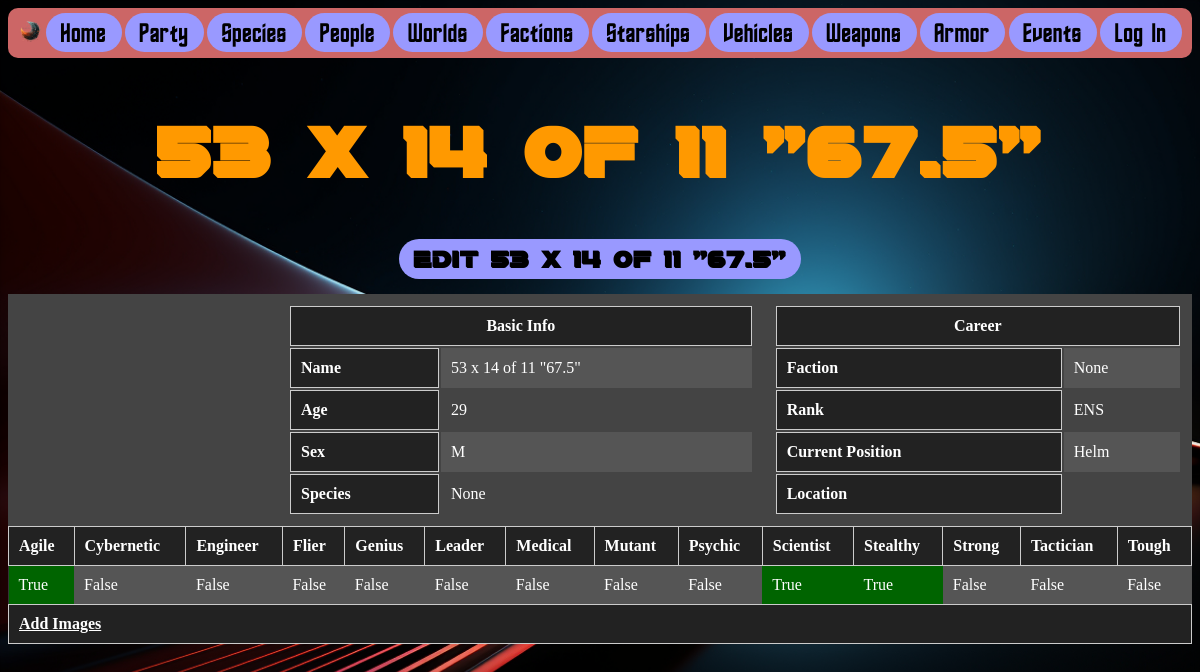
The page /people/8/ on the database its author committed.
### people/models.py (models this page shows, shortened)
class Person(models.Model):
    name = models.CharField(max_length=50)
    age = models.IntegerField()
    sex = models.CharField(max_length=50, default='None')
    species = models.ForeignKey('species.Species', on_delete=models.CASCADE, blank=True, null=True)
    faction = models.ForeignKey('factions.Faction', on_delete=models.SET_NULL, blank=True, null=True)
    rank = models.CharField(max_length=50, blank=True)
    position = models.CharField(max_length=50, blank=True)
    weapons = models.ManyToManyField('weapons.Weapon', blank=True)
    armors = models.ManyToManyField('armor.Armor', blank=True)
    bio = models.TextField(blank=True)
    image = models.ImageField(upload_to='people/images/', blank=True)
    stats = models.ForeignKey('Statset', on_delete=models.SET_NULL, blank=True, null=True)
    skills = models.ForeignKey('Skillset', on_delete=models.SET_NULL, blank=True, null=True)
    tactician = models.BooleanField(default=False)
    medical = models.BooleanField(default=False)
    scientist = models.BooleanField(default=False)
    engineer = models.BooleanField(default=False)
    strong = models.BooleanField(default=False)
    tough = models.BooleanField(default=False)
    agile = models.BooleanField(default=False)
    stealthy = models.BooleanField(default=False)
    cybernetic = models.BooleanField(default=False)
    leader = models.BooleanField(default=False)
    genius = models.BooleanField(default=False)
    psychic = models.BooleanField(default=False)
    flier = models.BooleanField(default=False)
    mutant = models.BooleanField(default=False)
    location = models.CharField(max_length=50, blank=True)
    additional_images = models.ManyToManyField('PersonImage', blank=True)
    hidden = models.BooleanField(default=False)

### people/views.py (the view)
# urls.py: path("<int:id>/", views.person_page, name="person_page"),
def person_page(request, id):
    current_person = Person.objects.get(id=id)
    context = {
        'current_person': current_person,
    }
    return render(request, 'person.html', context)

### people/templates/person.html (shortened to what this page needs)
{% include 'navbar.html' %}
{% load mathfilters %}
{% load group_check %}
{% block content %}
<h1 class="app_name">{{ current_person.name }}</h1>
<h2 class="index_menu"><a href="{% url 'edit_person' current_person.id%}">Edit {{current_person.name}}</a></h2>
    <div style="width: 100%;">
        <table class="sci-fi-list">
            <tr style="vertical-align: top;">
                <td rowspan="3" style="vertical-align: middle; width: 250px;">
                </td>
                <td colspan="3">
                    <table style="vertical-align: top; width: 100%;">
                        <th colspan="2" style="text-align: center;">Basic Info</th>
                        <tr>
                            <th>Name</th>
                            <td>{{ current_person.name }}</td>
                        </tr>
                        <tr>
                            <th>Age</th>
                            <td>{{ current_person.age }}</td>
                        </tr>
                        <tr>
                            <th>Sex</th>
                            <td>{{ current_person.sex }}</td>
                        </tr>
                        <tr>
                            <th>Species</th>
                            <td>{{ current_person.species }}</td>
                        </tr>
                    </table>
                </td>
                <td colspan="2">
                    <table style="vertical-align: top; width: 100%;">
                        <th colspan="2" style="text-align: center;">Career</th>
                        <tr>
                            <th>Faction</th>
                            <td>{{ current_person.faction }}</td>
                        </tr>
                        <tr>
                            <th>Rank</th>
                            <td>{{ current_person.rank }}</td>
                        </tr>
                        <tr>
                            <th>Current Position</th>
                            <td>{{ current_person.position }}</td>
                        </tr>
                        <tr>
                            <th>Location</th>
                            <td>{{ current_person.location }}</td>
                        </tr>
                    </table>
                </td>
            </tr>
        </table>
    </div>
    <div>
        <table class="sci-fi-list">
            <tr>
                <th class="boolean">Agile</th>
                <th class="boolean">Cybernetic</th>
                <th class="boolean">Engineer</th>
                <th class="boolean">Flier</th>
                <th class="boolean">Genius</th>
                <th class="boolean">Leader</th>
                <th class="boolean">Medical</th>
                <th class="boolean">Mutant</th>
                <th class="boolean">Psychic</th>
                <th class="boolean">Scientist</th>
                <th class="boolean">Stealthy</th>
                <th class="boolean">Strong</th>
                <th class="boolean">Tactician</th>
                <th class="boolean">Tough</th>
            </tr>
            <tr>
                <td style="background-color: {% if current_person.agile %}darkgreen{% endif %}">{{ current_person.agile }}</td>
                <td style="background-color: {% if current_person.cybernetic %}darkgreen{% endif %}">{{ current_person.cybernetic }}</td>
                <td style="background-color: {% if current_person.engineer %}darkgreen{% endif %}">{{ current_person.engineer }}</td>
                <td style="background-color: {% if current_person.flier %}darkgreen{% endif %}">{{ current_person.flier }}</td>
                <td style="background-color: {% if current_person.genius %}darkgreen{% endif %}">{{ current_person.genius }}</td>
                <td style="background-color: {% if current_person.leader %}darkgreen{% endif %}">{{ current_person.leader }}</td>
                <td style="background-color: {% if current_person.medical %}darkgreen{% endif %}">{{ current_person.medical }}</td>
                <td style="background-color: {% if current_person.mutant %}darkgreen{% endif %}">{{ current_person.mutant }}</td>
                <td style="background-color: {% if current_person.psychic %}darkgreen{% endif %}">{{ current_person.psychic }}</td>
                <td style="background-color: {% if current_person.scientist %}darkgreen{% endif %}">{{ current_person.scientist }}</td>
                <td style="background-color: {% if current_person.stealthy %}darkgreen{% endif %}">{{ current_person.stealthy }}</td>
                <td style="background-color: {% if current_person.strong %}darkgreen{% endif %}">{{ current_person.strong }}</td>
                <td style="background-color: {% if current_person.tactician %}darkgreen{% endif %}">{{ current_person.tactician }}</td>
                <td style="background-color: {% if current_person.tough %}darkgreen{% endif %}">{{ current_person.tough }}</td>
            </tr>
        </table>
    </div>
    <div>
        <table class="sci-fi-list">
            <tr>
                <th><a href="{% url 'add_images' current_person.id%}"> Add Images</a></th>
            </tr>
        </table>
    </div>
{% endblock %}

### static/css/default.css (style rules this page uses)
body a { color: #fff; }
body h1, body h2, body h3 { color: #fff; }
h1.app_name { color: #ff9900; text-align: center; font-family: 'Rebellion'; font-size: 72px; }
.sci-fi-list { border-collapse: collapse; width: 100%; font-family: GoodOT; background-color: #333; color: #fff; }
.sci-fi-list th { background-color: #222; border: 1px solid #ccc; padding: 10px; text-align: left; }
.sci-fi-list tr { background-color: #444; }
.sci-fi-list tr:nth-child(even) { background-color: #555; }
.sci-fi-list td { border: none; padding: 10px; }
.boolean { text-align: center; }
.index_menu { color: #ff9900; text-align: center; font-family: 'Rebellion'; font-size: 24px; }
.index_menu a { text-decoration: none; text-align: center; background-color: #9999ff; border-radius: 25px; color: rgb(0, 0, 0); font-size: 24px; padding: 5px 15px; }

### rows shown on the page
Person: name "53 x 14 of 11 \"67.5\"", age "29", sex "M", species "None", faction "None", rank "ENS", position "Helm", agile "True", cybernetic "False", engineer "False", flier "False", genius "False", leader "False", medical "False", mutant "False", psychic "False", scientist "True", stealthy "True", strong "False", tactician "False", tough "False"
